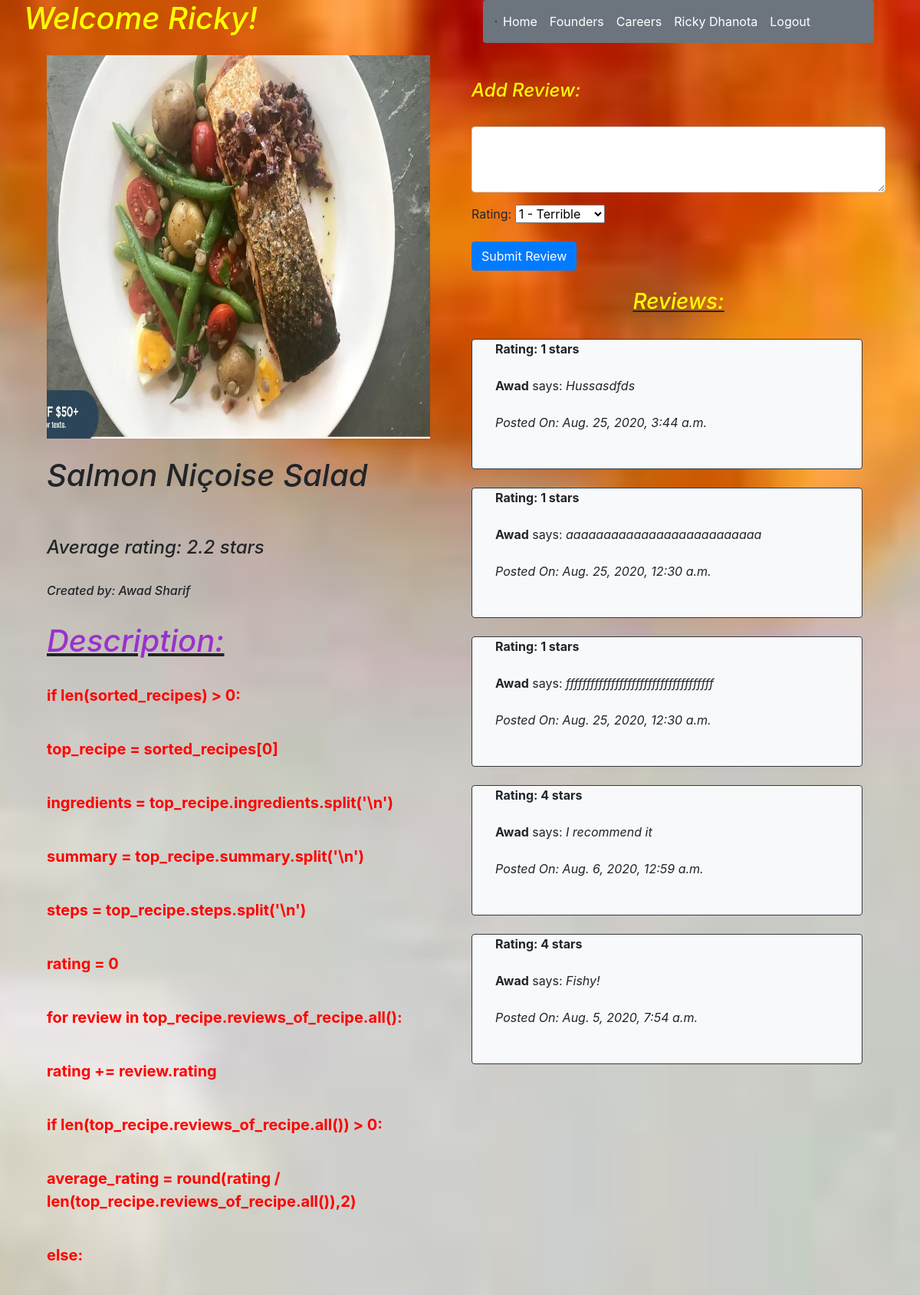
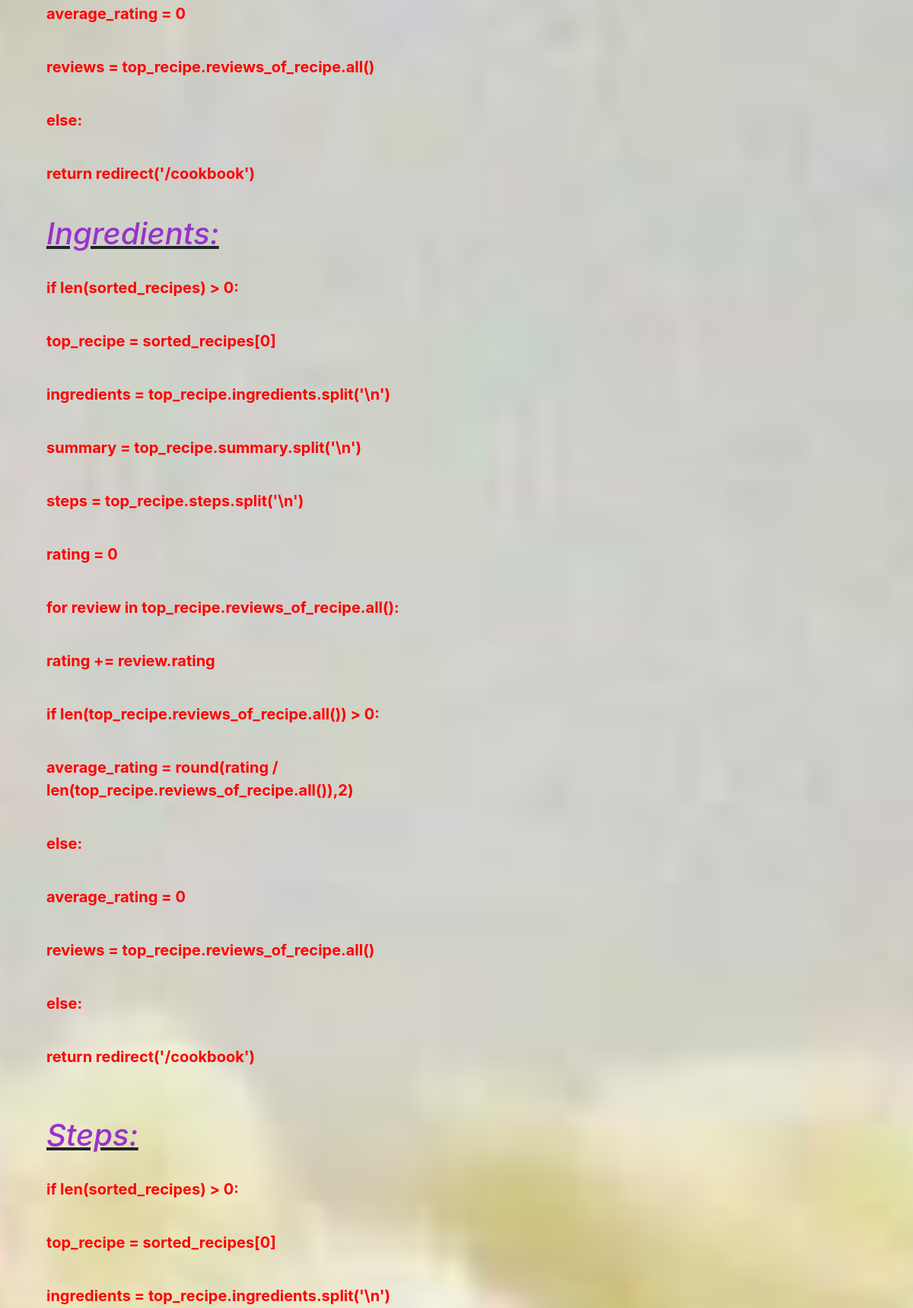
Screenshot of /recipe/info/15 (signed in, upper part) with the database file from the repository (2 pictures, top to bottom).
### recipe_app/models.py (models this page shows)
class User(models.Model):
    first_name = models.CharField(max_length=255)
    last_name = models.CharField(max_length=255)
    email = models.EmailField(max_length=255)
    password = models.CharField(max_length=255)
    created_at = models.DateTimeField(auto_now_add=True)
    updated_at = models.DateTimeField(auto_now=True)
    profilepic = models.CharField(null=True, max_length=255)
    objects = UserManager()

class Recipes(models.Model):
    name = models.CharField(max_length=255)
    summary = models.TextField()
    ingredients = models.TextField()
    steps = models.TextField()
    image = models.ImageField()
    owner = models.ForeignKey(User,related_name="recipes_of_user",on_delete = models.CASCADE)
    is_dessert = models.BooleanField()
    created_at = models.DateTimeField(auto_now_add=True)
    updated_at = models.DateTimeField(auto_now=True)
    objects = Recipes_Manager()

class Reviews(models.Model):
    content = models.TextField()
    rating = models.IntegerField()
    reviewer = models.ForeignKey(User,related_name="reviews_of_user",on_delete = models.CASCADE)
    recipe = models.ForeignKey(Recipes,related_name="reviews_of_recipe",on_delete = models.CASCADE)
    created_at = models.DateTimeField(auto_now_add=True)
    updated_at = models.DateTimeField(auto_now=True)
    objects = Reviews_Manager()

### recipe_app/views.py (the view)
# urls.py: path('recipe/info/<int:id>', views.recipe_info),
def recipe_info(request,id):
    if 'userid' not in request.session:
        return redirect('/')
    recipe = Recipes.objects.get(id=id)
    ingredients = recipe.ingredients.split('\n')
    summary = recipe.summary.split('\n')
    steps = recipe.steps.split('\n')
    rating = 0
    for review in recipe.reviews_of_recipe.all():
        rating += review.rating
    if len(recipe.reviews_of_recipe.all()) > 0:
        average_rating = round(rating / len(recipe.reviews_of_recipe.all()),2)
    else:
        average_rating = 0
    context = {
        'user': User.objects.get(id=request.session['userid']),
        'recipe': Recipes.objects.get(id=id),
        'ingredients': ingredients,
        'summaries': summary,
        'steps': steps,
        "Reviews": recipe.reviews_of_recipe.all().order_by("-created_at"),
        "rating": average_rating
    }
    return render(request,'recipe_info.html',context)

### recipe_app/templates/recipe_info.html (shortened to what this page needs)
{% load static %}
<!DOCTYPE html>
<html lang="en">
    <head>
        <link rel="stylesheet" href="https://stackpath.bootstrapcdn.com/bootstrap/4.5.0/css/bootstrap.min.css">
        <link rel="stylesheet" type="text/css" href="/static/css/style.css">
    </head>
    <body class="recipe_info bg-light">
        <div class="container">
            <div class="row">
                <div class="col-6 px-3">
                    <div class="form-group row">
                        <em><h1 class="text">Welcome {{user.first_name}}!</h1></em>
                    </div>
                    <div class="col-12">
                        <img src="{{recipe.image.url}}" width="500" height="500">
                    </div>
                    <div class="col-12">
                        <br>
                        <em><strong><h1>{{recipe.name}}</h1></strong></em>
                        <br><br>
                        <em><h4>Average rating: {{rating}} stars</h4></em>
                        <br>
                        <em><h6>Created by: {{recipe.owner.first_name}} {{recipe.owner.last_name}}</h6></em>
                        <br>
                        <em><u><h4 class="heading">Description: </h4></u></em>
                        <br>
                        {% for summary in summaries %}
                            <b><p class="info">{{ summary }}</p></b>
                            <br>
                        {% endfor %}
                        <em><u><h4 class="heading">Ingredients: </h4></u></em>
                        <br>
                        {% for ingredient in ingredients %}
                            <b><p class="info">{{ ingredient }}</p></b>
                            <br>
                        {% endfor %}
                        <br>
                        <em><u><h4 class="heading">Steps: </h4></u></em>
                        <br>
                        {% for step in steps %}
                            <b><p class="info">{{ step }}</p></b>
                            <br>
                        {% endfor %}
                    </div>
                </div>
                <div class="col-6">
                    <div class="col-12">
                        <nav class="navbar navbar-expand-lg rounded navbar-light bg-secondary">
                            <span class="border border-dark"></span>
                                <div class="collapse navbar-collapse" id="navbarNav">
                                <ul class="navbar-nav">
                                    <li class="nav-item active">
                                        <a class="nav-link text-white" href="/welcome">Home</a>
                                    </li>
                                    <li class="nav-item active">
                                        <a class="nav-link text-white" href="/founders">Founders</a>
                                    </li>
                                    <li class="nav-item active">
                                         <a class="nav-link text-white" href="#">Careers</a>
                                    </li>
                                    <li class="nav-item active">
                                         <a class="nav-link text-white" href="/userprofile/{{user.id}}">{{user.first_name}} {{user.last_name}}</a>
                                    </li>
                                    <li class="nav-item active">
                                        <a class="nav-link text-white" href="/logout">Logout</a>
                                    </li>
                                </ul>
                                </div>
                        </nav>
                    </div>
                    <br><br>
                    <div>
                        <form action="/review/add" method="post" id="review" review="{{recipe.id}}">
                            <div class="form-group">
                                <em><h4 class="text">Add Review: </h4></em>
                                <br>
                                <textarea class="form-control" id="content" name="Review" rows="3"></textarea>
                            </div>
                            <div class="form-group row">
                                <div class="col-12">
                                    <label for="Rating">Rating:</label>
                                    <select name="Rating" id="Rating" class="content">
                                        <option value="1">1 - Terrible</option>
                                    </select>
                                </div>
                            </div>
                            <button type="submit" class="btn btn-primary">Submit Review</button>
                        </form>
                    </div>
                    <br>
                        <u><em><h3 class="text text-center">Reviews:</h3></em></u>
                        <br>
                        <div class="form-group row" id="reviews">
                            {% for review in Reviews %}
                                <br><br>
                                <div class="card-deck col-12 bg-dark-rounded ajax" id="{{review.id}}">
                                    <br><br><br><br>
                                    <div class="card mb-4 bg-light rounded border border-dark">
                                        <div class="col-12">
                                            <div class="col-12">
                                                <b>Rating: {{review.rating}} stars</b>
                                                <br><br>
                                                <strong>{{review.reviewer.first_name}}</strong> says: <em>{{review.content}}</em>
                                                <br><br>
                                                <em>Posted On: {{review.created_at}}</em>
                                                <br><br>
                                            </div>
                                            <br>
                                        </div>
                                    </div>
                                </div>
                                <br><br>
                            {% endfor %}
                        </div>
                </div>
            </div>
        </div>
    </body>
</html>

### recipe_app/static/css/style.css (style rules this page uses)
.welcome, .recipe_info { background-image: url("/static/cut_vegetables.JPG"); background-size: 100%; background-position: center; background-repeat: no-repeat; background-size: cover; }
.heading { color: darkorchid; font-size: 40px; }
.info { color: red; font-size: 20px; }
.text { color: yellow; }

### rows the page displays
User: first_name "Ricky", last_name "Dhanota"
Recipes: image (picture), name "Salmon Niçoise Salad", owner.first_name "Awad", owner.last_name "Sharif"
Reviews: rating "1", reviewer.first_name "Awad", content "Hussasdfds", created_at "Aug. 25, 2020, 3:44 a.m."
Reviews: rating "1", reviewer.first_name "Awad", content "aaaaaaaaaaaaaaaaaaaaaaaaaa", created_at "Aug. 25, 2020, 12:30 a.m."
Reviews: rating "1", reviewer.first_name "Awad", content "ffffffffffffffffffffffffffffffffffff", created_at "Aug. 25, 2020, 12:30 a.m."
Reviews: rating "4", reviewer.first_name "Awad", content "I recommend it", created_at "Aug. 6, 2020, 12:59 a.m."
Reviews: rating "4", reviewer.first_name "Awad", content "Fishy!", created_at "Aug. 5, 2020, 7:54 a.m."

### other values shown
{{ rating }} "2.2"
{{ summary }} "if len(sorted_recipes) > 0:" "top_recipe = sorted_recipes[0]" "ingredients = top_recipe.ingredients.split('\\n')" "summary = top_recipe.summary.split('\\n')" "steps = top_recipe.steps.split('\\n')" "rating = 0" "for review in top_recipe.reviews_of_recipe.all():" "rating += review.rating" "if len(top_recipe.reviews_of_recipe.all()) > 0:" "average_rating = round(rating / len(top_recipe.reviews_of_recipe.all()),2)" "else:" "average_rating = 0" "reviews = top_recipe.reviews_of_recipe.all()" "else:" "return redirect('/cookbook')"
{{ ingredient }} "if len(sorted_recipes) > 0:" "top_recipe = sorted_recipes[0]" "ingredients = top_recipe.ingredients.split('\\n')" "summary = top_recipe.summary.split('\\n')" "steps = top_recipe.steps.split('\\n')" "rating = 0" "for review in top_recipe.reviews_of_recipe.all():" "rating += review.rating" "if len(top_recipe.reviews_of_recipe.all()) > 0:" "average_rating = round(rating / len(top_recipe.reviews_of_recipe.all()),2)" "else:" "average_rating = 0" "reviews = top_recipe.reviews_of_recipe.all()" "else:" "return redirect('/cookbook')"
{{ step }} "if len(sorted_recipes) > 0:" "top_recipe = sorted_recipes[0]" "ingredients = top_recipe.ingredients.split('\\n')"
